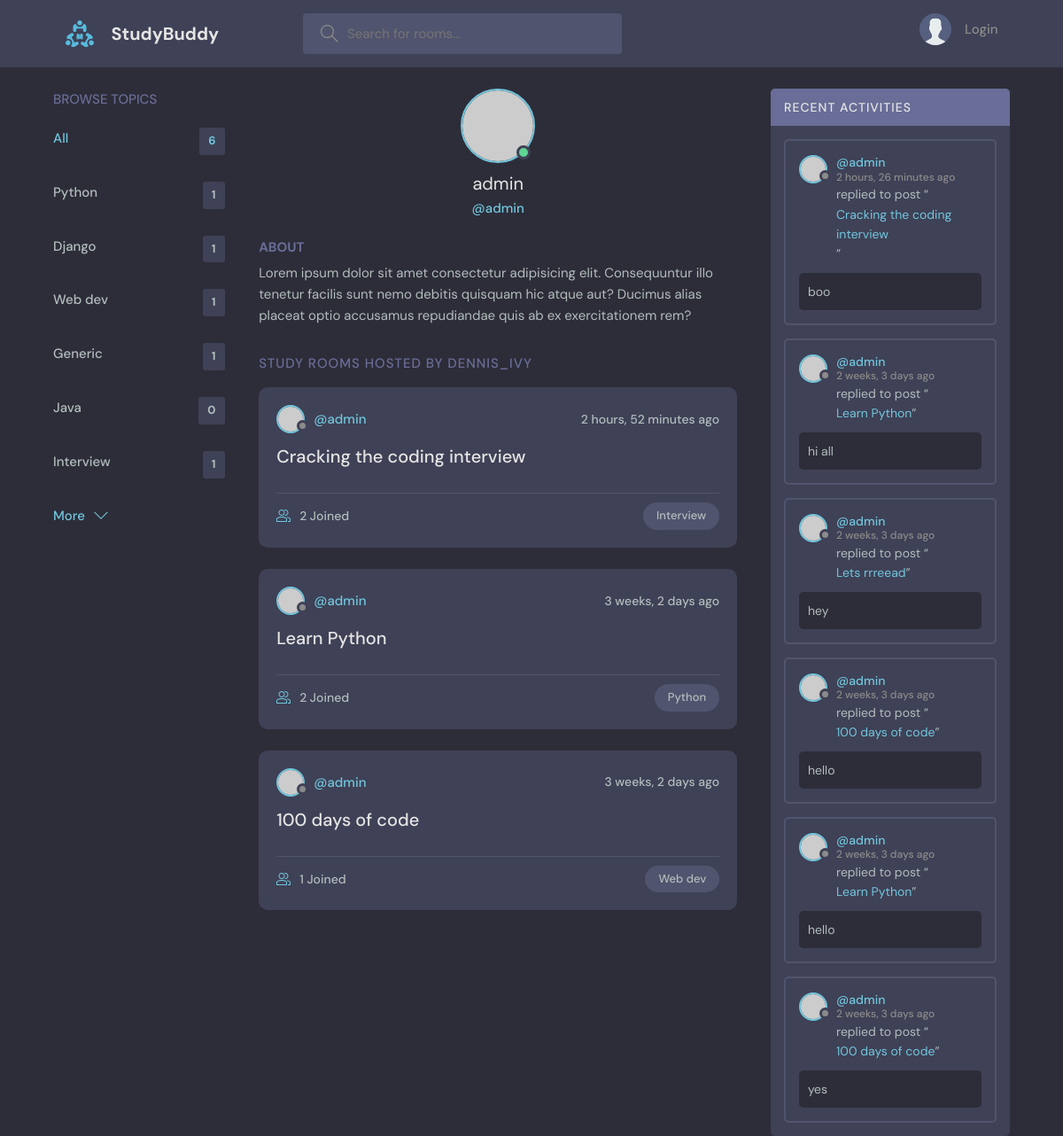
Page /profile/1/ on the committed database.
### base/models.py (models this page shows, shortened)
class Topic(models.Model):
    name = models.CharField(max_length=200)

class Room(models.Model):
    host = models.ForeignKey(User, on_delete=models.SET_NULL, null=True)
    topic = models.ForeignKey(Topic, on_delete=models.SET_NULL, null=True)
    name = models.CharField(max_length=200)
    description = models.TextField(null=True, blank=True)  # it can be blank
    participants=models.ManyToManyField(User,related_name='participants',blank=True)
    updated = models.DateTimeField(auto_now=True)
    created = models.DateTimeField(auto_now_add=True)
    class Meta:
        ordering=['-updated','-created']
    def __str__(self):
        return self.name

class Message(models.Model):
    user = models.ForeignKey(User, on_delete=models.CASCADE)
    room = models.ForeignKey(Room, on_delete=models.CASCADE)
    body = models.TextField()
    updated = models.DateTimeField(auto_now=True)
    created = models.DateTimeField(auto_now_add=True)
    class Meta:
        ordering=['-updated','-created']

### base/views.py (the view)
# urls.py: path('profile/<str:pk>/', views.userProfile, name='user-profile'),
def userProfile(request,pk):
    user=User.objects.get(id=pk)
    room_messages=user.message_set.all()
    topics=Topic.objects.all()
    rooms=user.room_set.all()
    context={'user':user,'rooms':rooms,'topics':topics,'room_messages':room_messages}
    return render(request, 'base/profile.html',context)

### base/templates/base/profile.html (shortened to what this page needs)
{% extends 'main.html' %}
{% block content %}
<main class="profile-page layout layout--3">
    <div class="container">
      {% include 'base/topics_component.html' %}
      <div class="roomList">
        <div class="profile">
          <div class="profile__avatar">
            <div class="avatar avatar--large active">
              <img src="https://randomuser.me/api/portraits/men/11.jpg" />
            </div>
          </div>
          <div class="profile__info">
            <h3>{{user.username}}</h3>
            <p>@{{user.username}}</p>
          </div>
          <div class="profile__about">
            <h3>About</h3>
            <p>
              Lorem ipsum dolor sit amet consectetur adipisicing elit. Consequuntur illo tenetur
              facilis sunt nemo debitis quisquam hic atque aut? Ducimus alias placeat optio
              accusamus repudiandae quis ab ex exercitationem rem?
            </p>
          </div>
        </div>
        <div class="roomList__header">
          <div>
            <h2>Study Rooms Hosted by dennis_ivy</a>
            </h2>
          </div>
        </div>
        {% include 'base/feed_component.html' %}
      </div>
      {% include 'base/activity_component.html' %}
    </div>
  </main>
{% endblock content %}

### base/templates/base/topics_component.html
    <div class="topics">
      <div class="topics__header">
        <h2>Browse Topics</h2>
      </div>
      <ul class="topics__list">
        <li>
          <a href="{% url 'home' %}" class="active">All <span>{{topics.count}}</span></a>
        </li>
        {% for topic in topics %}
        <li>
          <a href="{% url 'home' %}?q={{topic.name}}">{{topic.name}} <span>{{topic.room_set.all.count}}</span></a>
        </li>
        {% endfor %}
      <a class="btn btn--link" href="{% url 'topics' %}">
        More
        <svg
          version="1.1"
          xmlns="http://www.w3.org/2000/svg"
          width="32"
          height="32"
          viewBox="0 0 32 32"
        >
          <title>chevron-down</title>
          <path d="M16 21l-13-13h-3l16 16 16-16h-3l-13 13z"></path>
        </svg>
      </a>
    </div>

### base/templates/base/feed_component.html (shortened to what this page needs)
{% for room in rooms %}
<div class="roomListRoom">
  <div class="roomListRoom__header">
    <a href="{% url 'user-profile' room.host.id %}" class="roomListRoom__author">
      <div class="avatar avatar--small">
        <img src="https://randomuser.me/api/portraits/women/11.jpg" />
      </div>
      <span>@{{room.host.username}}</span>
    </a>
    <div class="roomListRoom__actions">
      <span>{{room.created |timesince}} ago</span>
    </div>
  </div>
  <div class="roomListRoom__content">
    <a href="{% url 'room' room.id  %}">{{room.name}}</a>
  </div>
  <div class="roomListRoom__meta">
    <a href="room.html" class="roomListRoom__joined">
      {{room.participants.all.count}} Joined
    </a>
    <p class="roomListRoom__topic">{{room.topic.name}}  </p>
  </div>
</div>
{% endfor %}

### base/templates/base/activity_component.html (shortened to what this page needs)
<div class="activities">
  <div class="activities__header">
    <h2>Recent Activities</h2>
  </div>
  {% for message in room_messages %}
  <div class="activities__box">
    <div class="activities__boxHeader roomListRoom__header">
      <a href="{% url 'user-profile' message.user.id %}" class="roomListRoom__author">
        <div class="avatar avatar--small">
          <img src="https://randomuser.me/api/portraits/women/11.jpg" />
        </div>
        <p>
          @{{message.user}}
          <span>{{message.created| timesince}} ago</span>
        </p>
      </a>
    </div>
    <div class="activities__boxContent">
      <p>
        replied to post “<a href="{% url 'room' message.room.id %}">{{message.room}}</a
        >”
      </p>
      <div class="activities__boxRoomContent">
          {{message.body}}
      </div>
    </div>
  </div>
  {% endfor %}
</div>

### rows in the picture
Topic: name "Python", room_set.all.count "1"
Topic: name "Django", room_set.all.count "1"
Topic: name "Web dev", room_set.all.count "1"
Topic: name "Generic", room_set.all.count "1"
Topic: name "Java", room_set.all.count "0"
Topic: name "Interview", room_set.all.count "1"
Room: host.username "admin", created "2 hours, 52 minutes", name "Cracking the coding interview", participants.all.count "2", topic.name "Interview"
Room: host.username "admin", created "3 weeks, 2 days", name "Learn Python", participants.all.count "2", topic.name "Python"
Room: host.username "admin", created "3 weeks, 2 days", name "100 days of code", participants.all.count "1", topic.name "Web dev"
Message: user "admin", created "2 hours, 26 minutes", room "Cracking the coding interview", body "boo"
Message: user "admin", created "2 weeks, 3 days", room "Learn Python", body "hi all"
Message: user "admin", created "2 weeks, 3 days", room "Lets rrreead", body "hey"
Message: user "admin", created "2 weeks, 3 days", room "100 days of code", body "hello"
Message: user "admin", created "2 weeks, 3 days", room "Learn Python", body "hello"
Message: user "admin", created "2 weeks, 3 days", room "100 days of code", body "yes"

### other values in the picture
{{ topics.count }} "6"
{{ user.username }} "admin"
